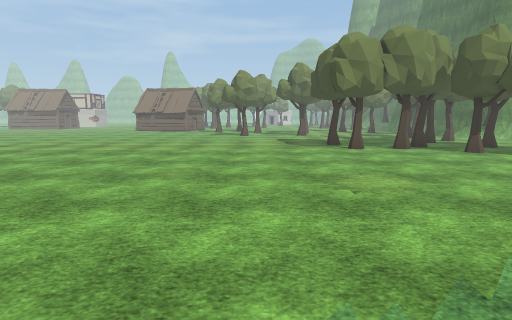
View 1 (above)

24 first-person views from a walk through a Unity game level. The camera is 1.5 m above the floor, tilts 8° down and sees 80° across. The floor is counted in squares, 1 m on a side. Each view is taken from the middle of a square. On the plan, view 1 faces up. The plan holds only what a view shows up to about 15 squares ahead; the rest is blank. The place goes on beyond the plan. Some animated figures are left out. Some surface patterns are stand-ins.

View 2
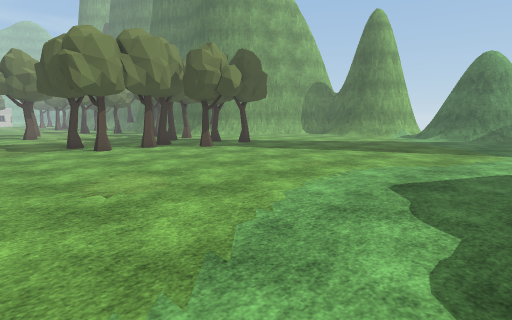

View 3
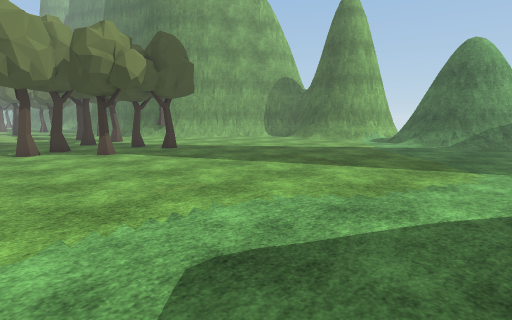

View 4
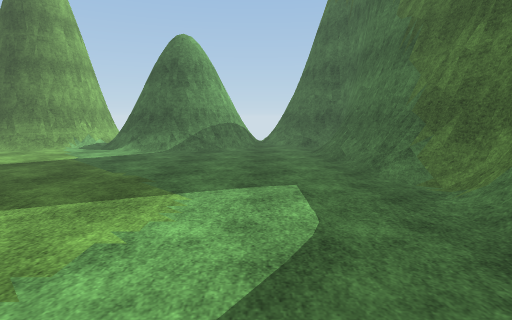

View 5
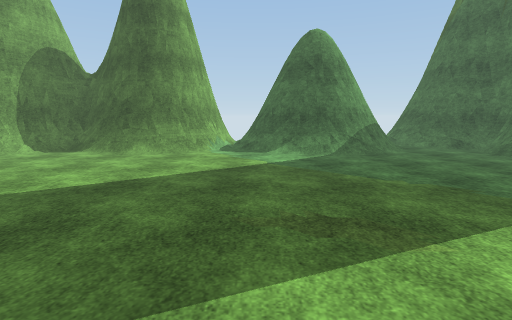

View 6
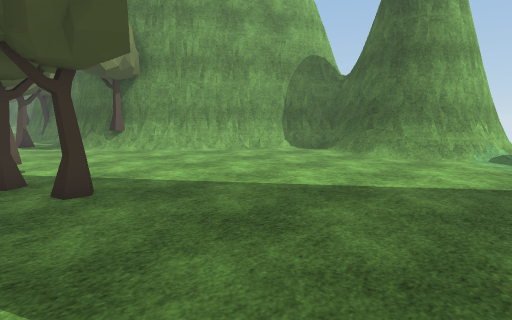

View 7
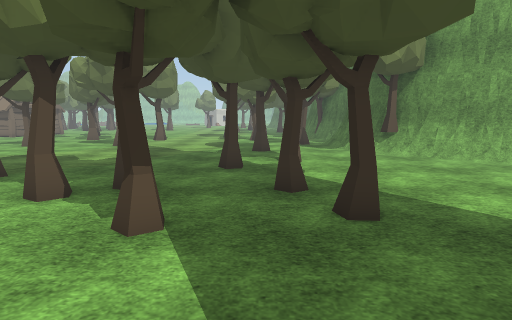

View 8
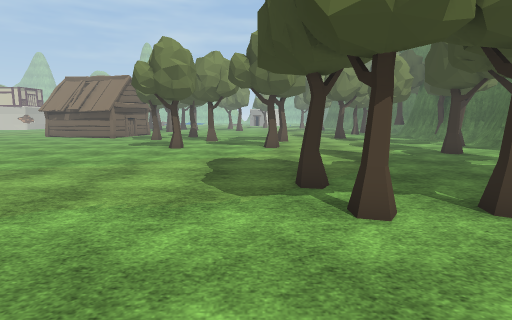

View 9
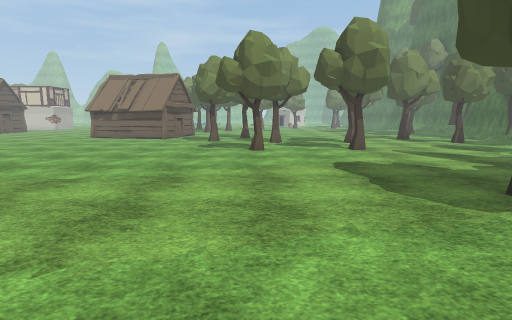

View 10
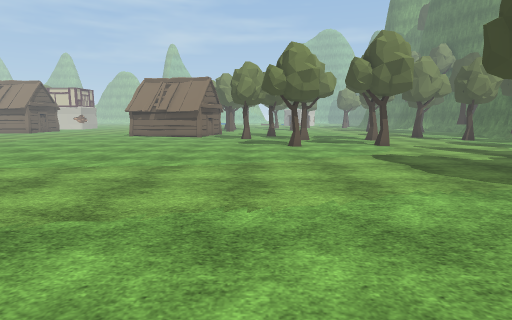

View 11
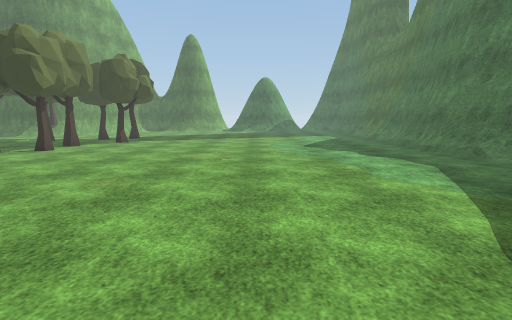

View 12
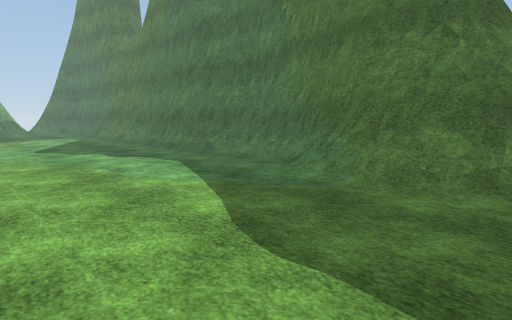

View 13
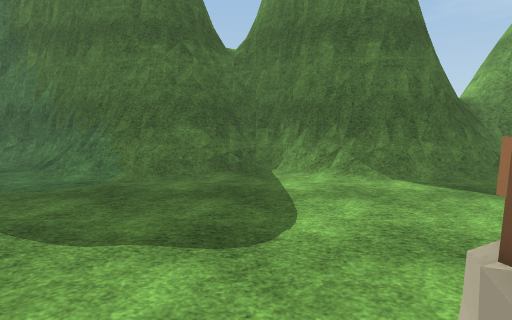

View 14
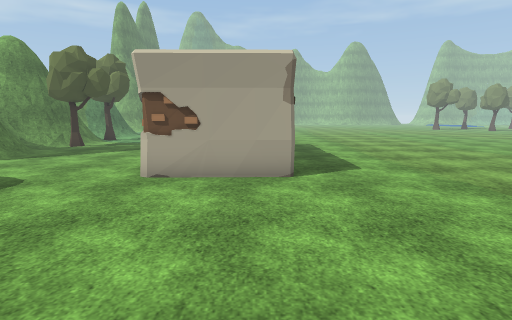

View 15
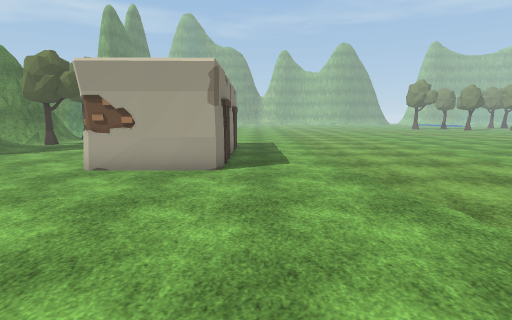

View 16
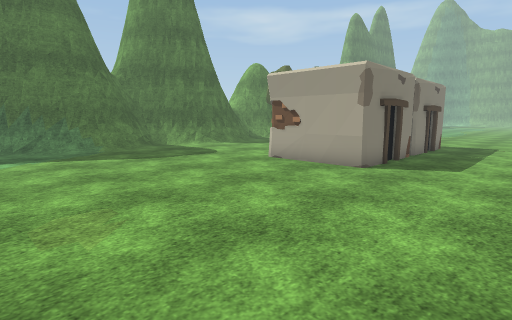

View 17
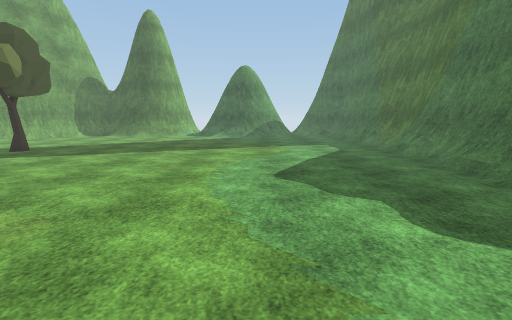

View 18
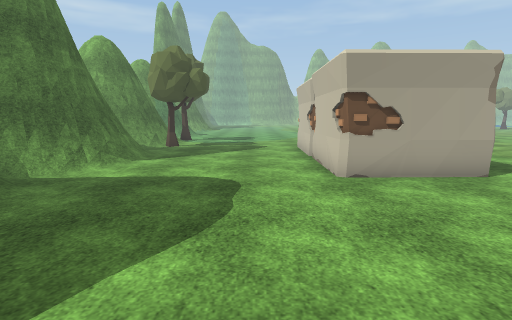

View 19
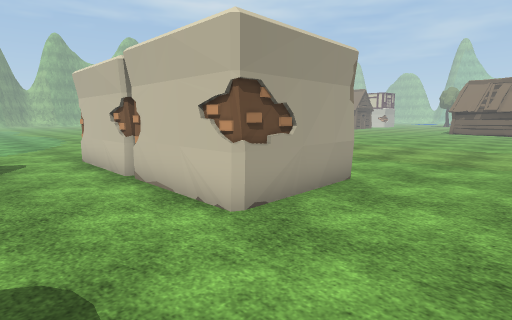

View 20
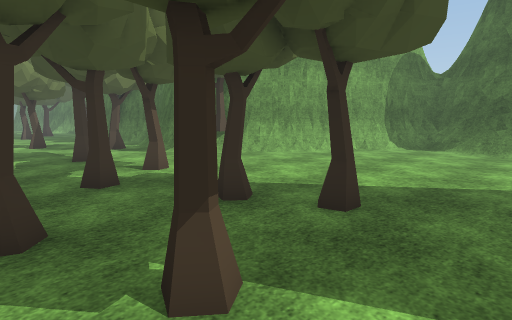

View 21
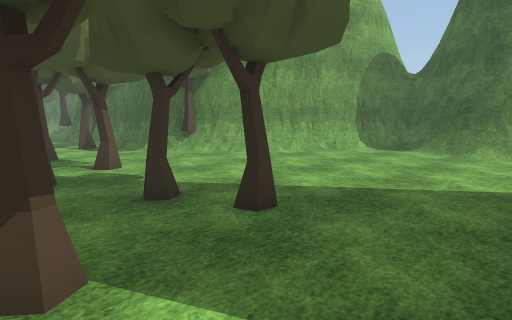

View 22
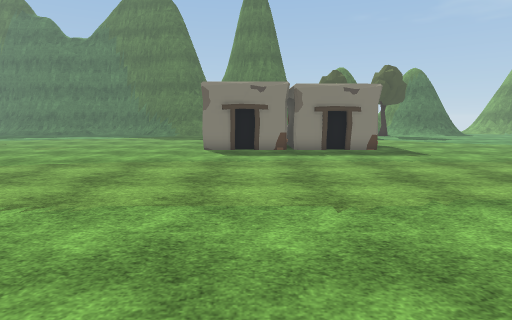

View 23
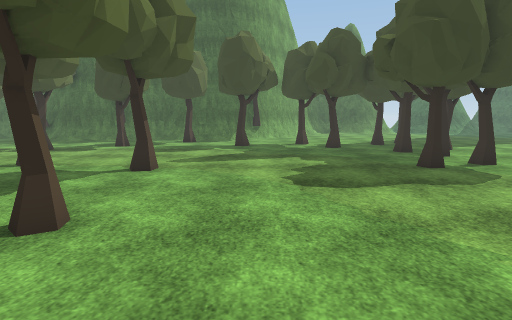

View 24
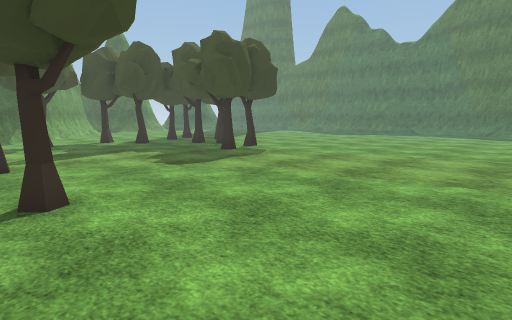

### Floor plan
Key: @ floor where view 1 was taken; # wall or solid block; . floor; / step, stairs or slope; = window, fence, low wall or low ledge; O other object.
Columns run from 17 left of view 1 to 25 right of it. Each row starts with its distance up from view 1.
 26     ..........................OO
 25     ............O....O..........=#
 24   ..............................=#
 23   ..........................O....###
 22  ................................OO#
 21  .................................###
 20 .............................O.....###
 19 .............................O......=##
 18 ...........................O..........###
 17 .....................O.................=##
 16 .........................O...............##
 15 ......................O.OO...O...........=#
 14 ......................O.O....OO........./##
 13 ..........................OO............=#
 12 ........................................=#
 11 ........................................=##
 10 .........................................##
  9 ########..................................#
  8    #   #...................................
  7        #.................................=#
  6    O  ##................................=##
  5 ###O###O................................##
  4 ........................................##
  3 ........................................##
  2 ........................................=##
  1 .........................................=#
  0 .................@.........................
 -1 ...........................................
 -2 ..=###=../=#==............................=
 -3 ==######=######=....======/.......//====#.#
 -4 ###   #####  ##################==##########
 -5                              ######

Where each view was taken, in squares from view 1:
view 1: 0 up, 0 right, facing up
view 2: 0 up, 0 right, facing up-right
view 3: 0 up, 5 right, facing up-right
view 4: 0 up, 9 right, facing right
view 5: 7 up, 10 right, facing right
view 6: 7 up, 11 right, facing up-right
view 7: 9 up, 11 right, facing up
view 8: 10 up, 3 right, facing up
view 9: 11 up, 1 left, facing up
view 10: 9 up, 3 left, facing up
view 11: 5 up, 9 left, facing right
view 12: 5 up, 9 left, facing down-right
view 13: 6 up, 9 left, facing down
view 14: 8 up, 2 left, facing left
view 15: 10 up, 1 left, facing left
view 16: 13 up, 1 left, facing down-left
view 17: 3 up, 1 left, facing right
view 18: 3 up, 2 left, facing left
view 19: 2 up, 6 left, facing up-left
view 20: 11 up, 8 right, facing up-right
view 21: 10 up, 9 right, facing up-right
view 22: 23 up, 12 left, facing down
view 23: 22 up, 5 left, facing right
view 24: 26 up, 7 left, facing down-right
